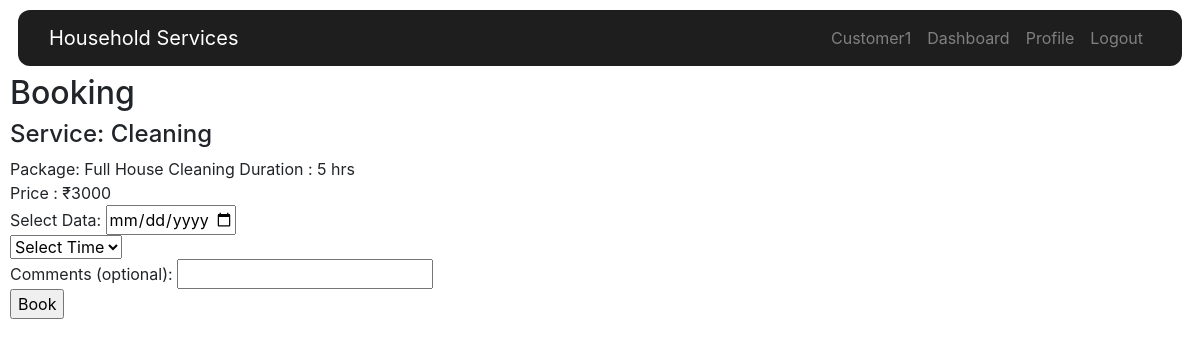
Page /book/1 (signed in) on the committed database.
### model.py (models this page shows)
class users(db.Model, UserMixin):
    __tablename__ = 'users'
    id = db.Column(db.Integer, primary_key=True, autoincrement=True)
    name = db.Column(db.String(50), nullable=False)
    mobile = db.Column(db.String(50), nullable=False)
    email = db.Column(db.String(150), unique=True, nullable=False)
    password = db.Column(db.String(150), nullable=False)
    service = db.Column(db.String(150), nullable=True)
    address = db.Column(db.String(150), nullable=False)
    city = db.Column(db.String(50), nullable=False)
    type = db.Column(db.String(50), nullable=False)
    reviews = db.Column(db.String(150), nullable=True)
    status = db.Column(db.String(50), nullable=False)
    s_status = db.Column(db.String(50), nullable=True)
    doc_loc = db.Column(db.String(150), nullable=True)

class services(db.Model):
    __tablename__ = 'services'
    service_id = db.Column(db.Integer, primary_key=True, autoincrement=True)
    service_name = db.Column(db.String(50), nullable=False)

class packages(db.Model):
    __tablename__ = 'packages'
    package_id = db.Column(db.Integer, primary_key=True, autoincrement=True)
    service_id = db.Column(db.Integer, db.ForeignKey('services.service_id'))
    package_name = db.Column(db.String(50), nullable=False)
    duration = db.Column(db.String(50), nullable=False)
    price = db.Column(db.String(50), nullable=False)

### routes/customer_route.py (the view)
    @app.route('/book/<package_id>')
    @login_required
    @cust_required
    def book(package_id, method=['GET' , "POST"]):
        pk = packages.query.filter_by(package_id=package_id).first()
        serv = services.query.filter_by(service_id=pk.service_id).first()
        data = {"service_name":serv.service_name,
                "package_name":pk.package_name,
                "price":pk.price,
                "duration":pk.duration,
                }
        return render_template("cust_book.html", package_id=package_id, data = data)

### routes/customer_route.py (called while the page is built)
def cust_required(f):
    @wraps(f)
    def decorated_function(*args, **kwargs):
        if not current_user.is_authenticated or current_user.type != 'cust':
            abort(403)  # Forbidden
        return f(*args, **kwargs)
    return decorated_function

### templates/cust_book.html (shortened to what this page needs)
{% extends "layout.html" %}
    {% block body %}
      <h2>Booking</h2>
       <h4>Service: {{data.service_name}}</h4>
       Package: {{data.package_name}}
      Duration : {{data.duration}} hrs<br>
      Price : ₹{{data.price}}
      <form action="/booking/{{package_id}}" method="post">
        Select Data: <input type=date id="date" name="date" required><br>
        <select id="time" required name="time" >
            <option value="" disabled selected>Select Time</option>
        </select><br>
        Comments (optional): <input type="text" id="comments" name="comments"><br>
        <input type="submit" value="Book">
      </form>
  {% endblock %}
  {% block script %}
  <link rel="stylesheet" href="{{ url_for('static', filename='css/cust_book.css') }}">
  {% endblock %}

### templates/layout.html (shortened to what this page needs)
<!DOCTYPE html>
<html lang="en">
    <head>
        <link rel="stylesheet" href="https://stackpath.bootstrapcdn.com/bootstrap/4.5.2/css/bootstrap.min.css">
        <link rel="stylesheet" href="{{ url_for('static', filename='css/layout.css') }}">
    </head>
<body style="margin:10px">
  <nav class="navbar navbar-expand-lg  " id= "navbar-id" >
    <div class="container-fluid" >
        <span class="navbar-brand">Household Services</span>
        <div class="collapse navbar-collapse " id="navbarNav">
            <ul class="navbar-nav ml-auto mb-2 mb-lg-0">
                    {% if current_user.is_authenticated %}
                    <li class="nav-item login-button">
                        <span class="nav-link">{{ current_user.name }}</span>
                    </li>
                    {% if current_user.type == "cust" %}
                        <li class="nav-item login-button">
                            <a class="nav-link" href="/dashboard">Dashboard</a>
                        </li>
                        <li class="nav-item login-button">
                            <a class="nav-link" href="/profile" > Profile</a>
                        </li>
                    {% endif %}
                    <li class="nav-item login-button">
                        <a class="nav-link" href="/logout" > Logout</a>
                    </li>
                    {% endif %}
            </ul>
        </div>
    </div>
</nav>
    {% block body %}
    {% endblock %}
    {% block script %}
        {% endblock %}
</body>
</html>

### static/css/layout.css (style rules this page uses)
#navbar-id { background-color: #1E1E1E; color: #BB86FC; border-radius: 12px; margin:8px; position: sticky; top: 2px; }
.nav-link { color: grey; }
.navbar-brand { color: white; }

### rows in the picture
users: name "Customer1"
services: service_name "Cleaning"
packages: package_name "Full House Cleaning", price "3000"

### other values in the picture
{{ data.duration }} "5"
